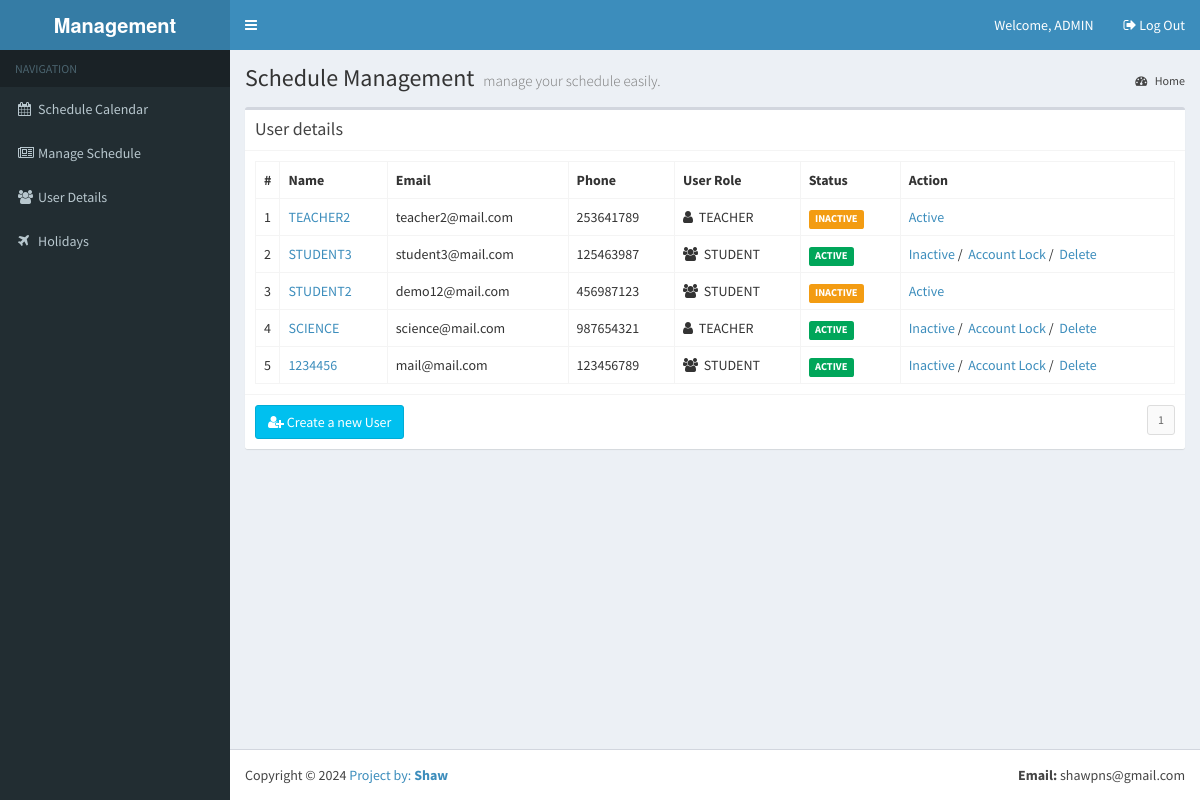
Page /views/?v=USERS (signed in) on the committed database.
### tables this page shows
CREATE TABLE `tbl_users` (
  `id` int(10) NOT NULL,
  `name` varchar(100) NOT NULL,
  `pwd` varchar(200) NOT NULL,
  `address` varchar(250) NOT NULL,
  `phone` varchar(20) NOT NULL,
  `email` varchar(100) NOT NULL,
  `type` varchar(10) NOT NULL,
  `status` varchar(10) NOT NULL,
  `bdate` varchar(100) NOT NULL
);

### views/index.php (called while the page is built, shortened)
<?php
require_once '../library/functions.php';
require_once '../include/template.php';
?>

### library/database.php (called while the page is built, shortened)
<?php
require_once 'config.php';
$dbConn = new mysqli($dbHost, $dbUser , $dbPass, $dbName);
function dbQuery($sql)
{
    global $dbConn;
    $result = $dbConn->query($sql);
    return $result;
}
function dbFetchAssoc($result)
{
    return $result->fetch_assoc();
}
function dbNumRows($result)
{
    return $result->num_rows;
}
?>

### views/userlist.php (the view, shortened to what this page needs)
<?php
$records = getUserRecords();
$utype = '';
$type = $_SESSION['calendar_fd_user']['type'];
if($type == 'admin' || $type == 'teacher') {
	$utype = 'on';
}
?>
<div class="col-md-12">
  <div class="box">
    <div class="box-header with-border">
      <h3 class="box-title">User details</h3>
    </div>
    <div class="box-body">
      <table class="table table-bordered">
        <tr>
          <th style="width: 10px">#</th>
          <th>Name</th>
          <th>Email</th>
          <th>Phone</th>
          <th>User Role</th>
          <th style="width: 100px">Status</th>
          <?php if($utype == 'on') { ?>
		  <th>Action</th>
		  <?php } ?>
        </tr>
        <?php
	  $idx = 1;
	  foreach($records as $rec) {
	  	extract($rec);
		$stat = '';
		if($status == "active") {$stat = 'success';}
		else if($status == "lock") {$stat = 'warning';}
		else if($status == "inactive") {$stat = 'warning';}
		else if($status == "delete") {$stat = 'danger';}
		?>
        <tr>
          <td><?php echo $idx++; ?></td>
          <td><a href="<?php echo WEB_ROOT; ?>views/?v=USER&ID=<?php echo $user_id; ?>"><?php echo strtoupper($user_name); ?></a></td>
          <td><?php echo $user_email; ?></td>
          <td><?php echo $user_phone; ?></td>
          <td>
		  <i class="fa <?php echo $type == 'teacher' ? 'fa-user' : 'fa-users' ; ?>" aria-hidden="true"></i>&nbsp;&nbsp;<?php echo strtoupper($type); ?></i></td>
          <td><span class="label label-<?php echo $stat; ?>"><?php echo strtoupper($status); ?></span></td>
          <?php if($utype == 'on') { ?>
		  <td><?php if($status == "active") {?>
            <a href="javascript:status('<?php echo $user_id ?>', 'inactive');">Inactive</a>&nbsp;/
			&nbsp;<a href="javascript:status('<?php echo $user_id ?>', 'lock');">Account Lock</a>&nbsp;/
			&nbsp;<a href="javascript:status('<?php echo $user_id ?>', 'delete');">Delete</a>
            <?php } else { ?>
			<a href="javascript:status('<?php echo $user_id ?>', 'active');">Active</a>
			<?php } ?>
          </td>
		  <?php }?>
        </tr>
        <?php } ?>
      </table>
    </div>
    <div class="box-footer clearfix">
	<?php
	$type = $_SESSION['calendar_fd_user']['type'];
	if($type == 'admin') {
	?>
	<button type="button" class="btn btn-info" onclick="javascript:createUserForm();"><i class="fa fa-user-plus" aria-hidden="true"></i>&nbsp;Create a new User</button>
	<?php
	}
	?>
      <?php echo generatePagination(); ?> </div>
  </div>
</div>

### rows in the picture
tbl_users: name "TEACHER2", email "teacher2@mail.com", phone "253641789", type "TEACHER", status "INACTIVE"
tbl_users: name "STUDENT3", email "student3@mail.com", phone "125463987", type "STUDENT", status "ACTIVE"
tbl_users: name "STUDENT2", email "demo12@mail.com", phone "456987123", type "STUDENT", status "INACTIVE"
tbl_users: name "SCIENCE", email "science@mail.com", phone "987654321", type "TEACHER", status "ACTIVE"
tbl_users: name "1234456", email "mail@mail.com", phone "123456789", type "STUDENT", status "ACTIVE"

### other values in the picture
$_SESSION['calendar_fd_user']['name'] "ADMIN"
